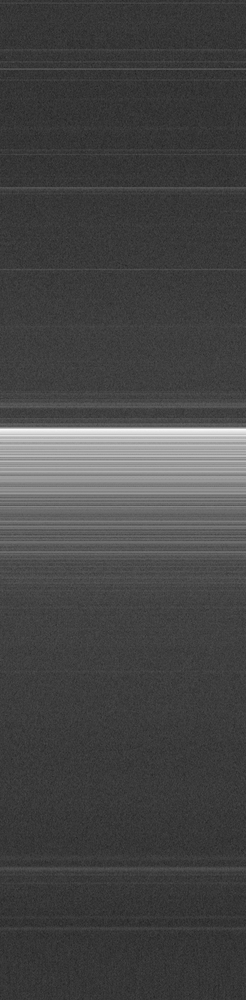
#> input picture Code/Seg/k_means_result/outfile5.png, 246 x 1000 px, shrunk from 500 x 2032 before the run
$ python test.py
#> lines starting #> are read from the running program, lines starting #| are printed output that depends on the picture; after the words box and inside, x2 and y2 are one past the last pixel; in counts of white or black regions, pixels touching at a corner belong together
#!/usr/bin/env python3
# -*- coding:utf-8 -*-

#用于kmeans聚类
import cv2
import matplotlib.pyplot as plt
import numpy as np


def seg_kmeans_gray():
    # 读取图片
    img = cv2.imread('k_means_result/outfile5.png', cv2.IMREAD_GRAYSCALE)
#> img is the input picture: shape (1000, 246); min 34, max 252, mean 68.7

    # 展平
    img_flat = img.reshape((img.shape[0] * img.shape[1], 1))
    img_flat = np.float32(img_flat)

    # 迭代参数
    criteria = (cv2.TERM_CRITERIA_EPS + cv2.TermCriteria_MAX_ITER, 20, 0.5)
    flags = cv2.KMEANS_RANDOM_CENTERS

    # 进行聚类
    compactness, labels, centers = cv2.kmeans(img_flat, 2, None, criteria, 10, flags)
#> compactness = 47982174.1; centers = [60.52, 151]

    # 显示结果
    img_output = labels.reshape((img.shape[0], img.shape[1]))
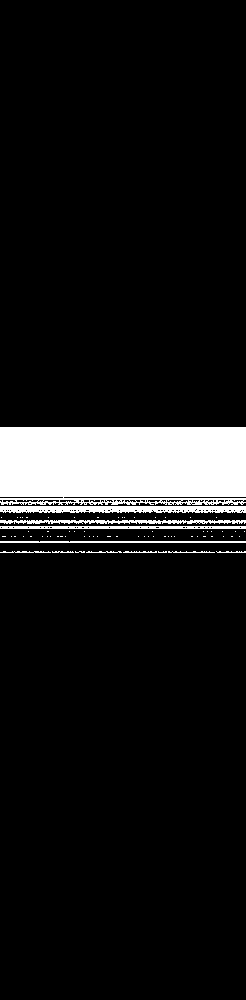
#> img_output: shape (1000, 246) int32; values 0 (black) and 1 (white), 9% white; 73 white regions (62 under 20 px), largest, box (x1, y1, x2, y2) and area: (0, 427, 246, 505) 18374, (0, 506, 246, 513) 1536, (0, 520, 246, 524) 735
    plt.subplot(121), plt.imshow(img, 'gray'), plt.title('input')
    plt.subplot(122), plt.imshow(img_output, 'gray'), plt.title('kmeans')
    cv2.imwrite('5.png',img_output*255)
    plt.show()
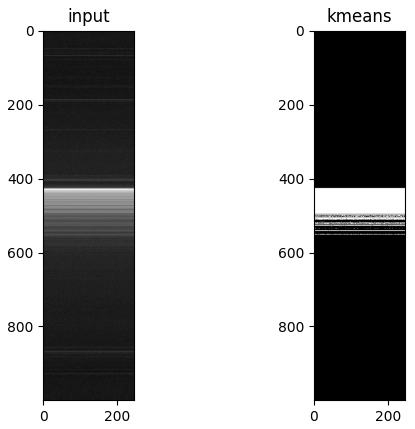
#> figure drawn by matplotlib, 2 panels


if __name__ == '__main__':
    seg_kmeans_gray()

$ run again, with Code/Seg/k_means_result/outfile_f.png copied over Code/Seg/k_means_result/outfile5.png
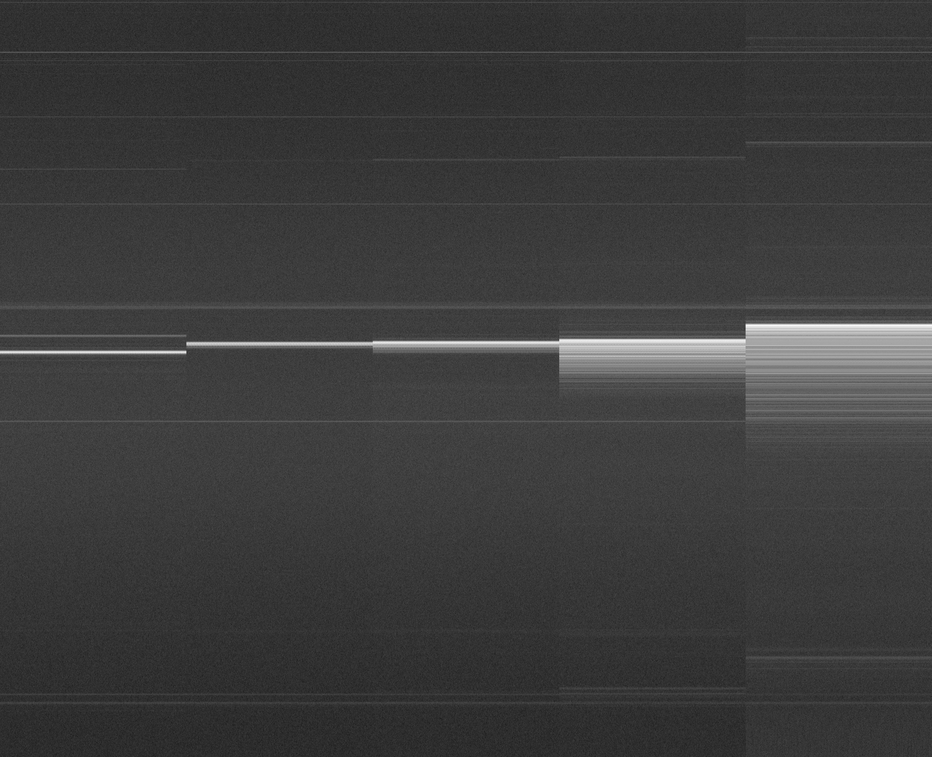
#> input picture Code/Seg/k_means_result/outfile_f.png, 932 x 757 px, shrunk from 2500 x 2032 before the run
#> in seg_kmeans_gray, img is the input picture: shape (757, 932); min 30, max 255, mean 60.1
#> compactness = 78535701.2; centers = [56.99, 158.4]
#> in seg_kmeans_gray, `img_output = labels.reshape((img.shape[0], img.shape[1]))`:
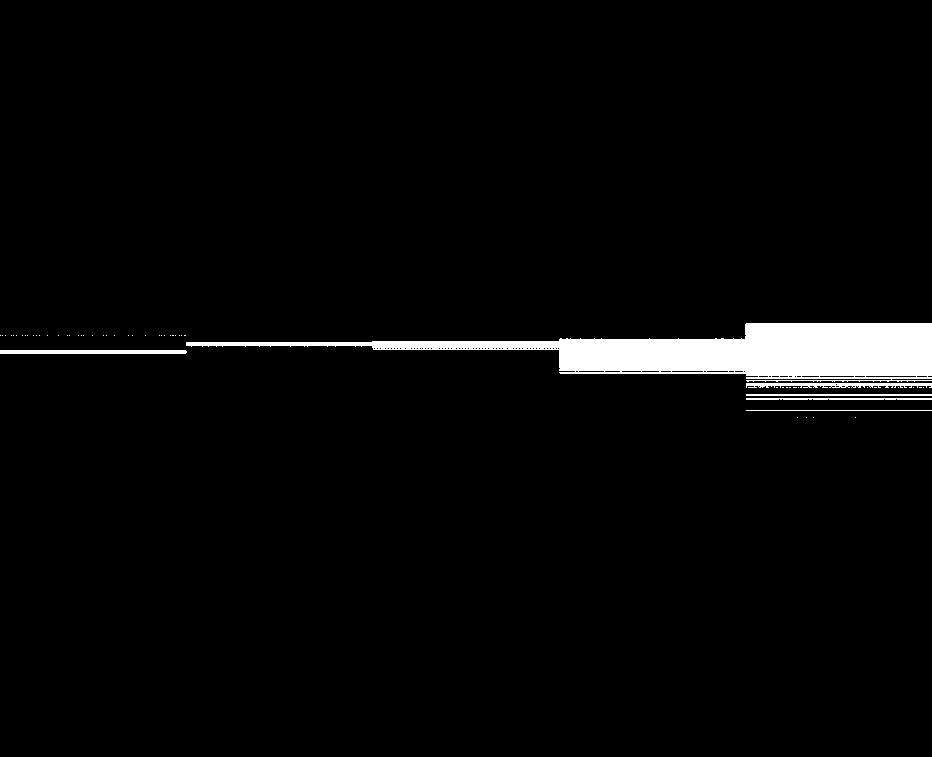
#> img_output: shape (757, 932) int32; values 0 (black) and 1 (white), 3.1% white; 57 white regions (51 under 20 px), largest, box (x1, y1, x2, y2) and area: (186, 323, 932, 382) 19245, (0, 350, 187, 354) 746, (746, 383, 932, 388) 697, (746, 394, 932, 396) 372, (746, 398, 932, 400) 365, (746, 410, 932, 411) 186
#> in seg_kmeans_gray, `plt.show()`:
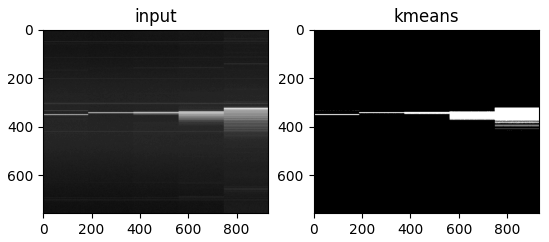
#> figure drawn by matplotlib, 2 panels
